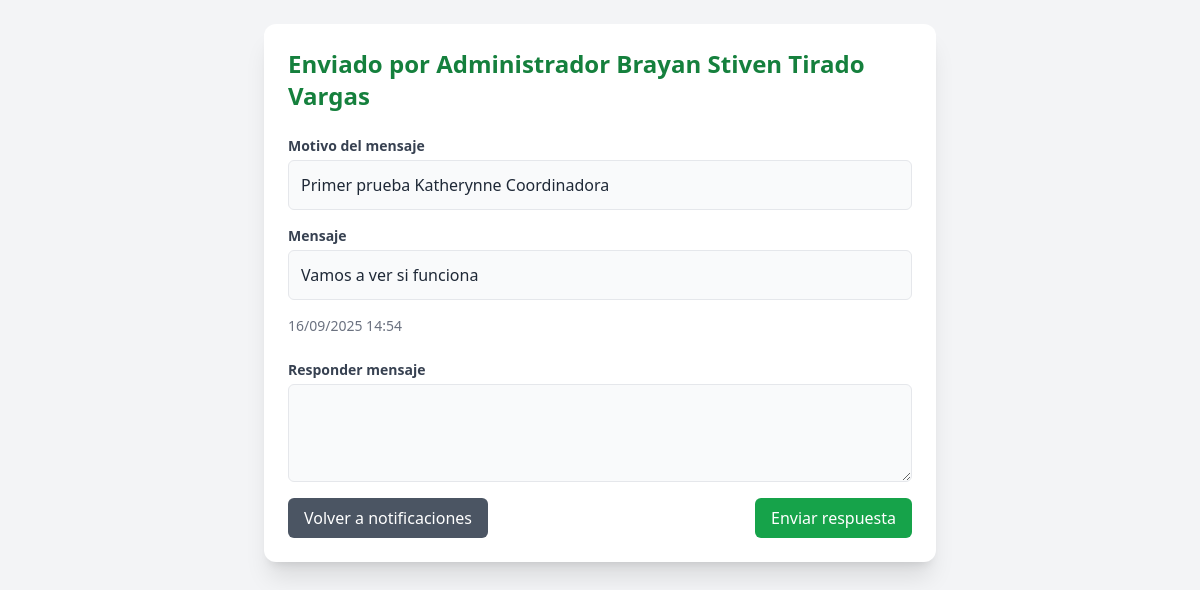
The app's page /coordinador/notificacion/4 (signed in) with its own data.
### app/models/users.py (models this page shows)
class Notificacion(db.Model):
    __tablename__ = 'notificacion'
    id = db.Column(db.Integer, primary_key=True)
    mensaje = db.Column(db.Text, nullable=False)
    remitente_id = db.Column(db.Integer, nullable=False)
    rol_remitente = db.Column(db.String(50), nullable=False)
    destinatario_id = db.Column(db.Integer, nullable=True)
    rol_destinatario = db.Column(db.String(50), nullable=True)
    visto = db.Column(db.Boolean, default=False)
    fecha_creacion = db.Column(db.DateTime, default=datetime.utcnow)

### app/routes/coordinador_route.py (the view)
@bp.route('/notificacion/<int:noti_id>')
@login_required
def ver_notificacion(noti_id):
    noti = Notificacion.query.get_or_404(noti_id)
    noti.visto = True
    db.session.commit()
    remitente_nombre = obtener_remitente(noti)
    fecha_local = noti.fecha_creacion - timedelta(hours=5)  # Ajuste a GMT-5 (Colombia)
    return render_template(
        'notificacion/ver_notificacion.html',
        notificacion=noti,
        remitente_nombre=remitente_nombre,
        now=datetime.now(),
        fecha_local=fecha_local
    )

### app/__init__.py (called while the page is built)
@login_manager.user_loader
def load_user(user_id):
    from app.models.users import Aprendiz, Instructor, Coordinador, Administrador
    try:
        role, id = user_id.split("-")
        id = int(id)
    except (ValueError, AttributeError):
        return None
    if role == "aprendiz":
        return Aprendiz.query.get(id)
    elif role == "instructor":
        return Instructor.query.get(id)
    elif role == "coordinador":
        return Coordinador.query.get(id)
    elif role == "administrador":
        return Administrador.query.get(id)
    return None

### app/templates/notificacion/ver_notificacion.html (shortened to what this page needs)
<!DOCTYPE html>
<html lang="es">
<head>
    <script src="https://cdn.tailwindcss.com"></script>
</head>
<body class="bg-gray-100 p-6">
<div class="container mx-auto bg-white shadow-xl rounded-xl p-6 max-w-2xl">
    <h2 class="text-2xl font-bold mb-6 text-green-700">
        Enviado por {{ notificacion.rol_remitente }} {{ remitente_nombre }}
    </h2>
    <div class="mb-4">
        <label class="block text-sm font-semibold text-gray-700 mb-1">Motivo del mensaje</label>
        <div class="p-3 border rounded-md bg-gray-50 text-gray-800">
            {{ notificacion.mensaje.split(']')[0].replace('[','') }}
        </div>
    </div>
    <div class="mb-4">
        <label class="block text-sm font-semibold text-gray-700 mb-1">Mensaje</label>
        <div class="p-3 border rounded-md bg-gray-50 text-gray-800">
            {{ notificacion.mensaje.split(']')[1] if ']' in notificacion.mensaje else notificacion.mensaje }}
        </div>
    </div>
    <p class="text-sm text-gray-500 mb-6">
        {{ fecha_local.strftime('%d/%m/%Y %H:%M') }}
    </p>
    <form id="respuestaForm" method="POST"
      action="{% if current_user.__class__.__name__ == 'Administrador' %}
                  {{ url_for('adm_bp.responder_notificacion', noti_id=notificacion.id) }}
              {% elif current_user.__class__.__name__ == 'Coordinador' %}
                  {{ url_for('coordinador_bp.responder_notificacion', noti_id=notificacion.id) }}
              {% elif current_user.__class__.__name__ == 'Instructor' %}
                  {{ url_for('instructor_bp.responder_notificacion', noti_id=notificacion.id) }}
              {% elif current_user.__class__.__name__ == 'Aprendiz' %}
                  {{ url_for('aprendiz_bp.responder_notificacion', noti_id=notificacion.id) }}
              {% endif %}">
        <div class="mb-4">
            <label for="respuesta" class="block text-sm font-semibold text-gray-700 mb-1">Responder mensaje</label>
            <textarea name="respuesta" id="respuesta" rows="3"
                      class="mt-1 block w-full border rounded-md p-3 bg-gray-50 focus:outline-none focus:ring-2 focus:ring-green-500"></textarea>
        </div>
        <div class="flex justify-between">
            {% if current_user.__class__.__name__ == 'Administrador' %}
                <a href="{{ url_for('adm_bp.notificaciones') }}"
                   class="px-4 py-2 bg-gray-600 text-white rounded-md hover:bg-gray-700">
                    Volver a notificaciones
                </a>
            {% elif current_user.__class__.__name__ == 'Coordinador' %}
                <a href="{{ url_for('coordinador_bp.notificaciones') }}"
                   class="px-4 py-2 bg-gray-600 text-white rounded-md hover:bg-gray-700">
                    Volver a notificaciones
                </a>
            {% elif current_user.__class__.__name__ == 'Instructor' %}
                <a href="{{ url_for('instructor_bp.notificaciones') }}"
                   class="px-4 py-2 bg-gray-600 text-white rounded-md hover:bg-gray-700">
                    Volver a notificaciones
                </a>
            {% elif current_user.__class__.__name__ == 'Aprendiz' %}
                <a href="{{ url_for('aprendiz_bp.notificaciones') }}"
                   class="px-4 py-2 bg-gray-600 text-white rounded-md hover:bg-gray-700">
                    Volver a notificaciones
                </a>
            {% endif %}
            <button type="submit"
                    class="px-4 py-2 bg-green-600 text-white rounded-md hover:bg-green-700">
                Enviar respuesta
            </button>
        </div>
    </form>
</div>
</body>
</html>

### records on screen
Notificacion: rol_remitente "Administrador", mensaje.split "Primer prueba Katherynne Coordinadora", mensaje "Vamos a ver si funciona"

### other values on screen
{{ remitente_nombre }} "Brayan Stiven Tirado Vargas"
{{ fecha_local.strftime('%d/%m/%Y %H:%M') }} "16/09/2025 14:54"
